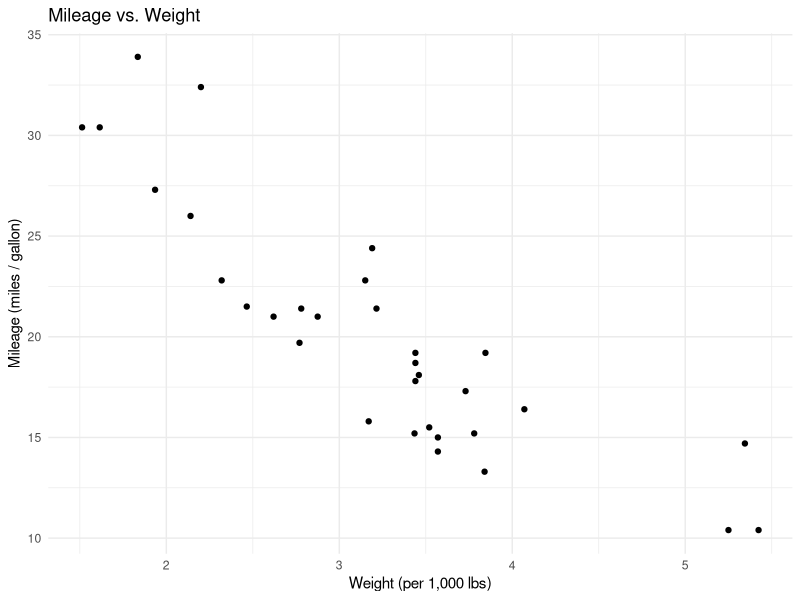
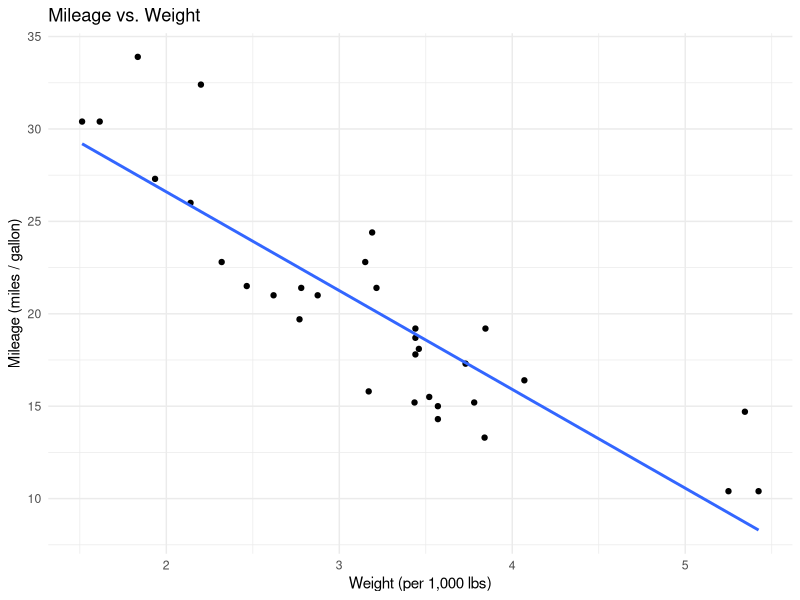
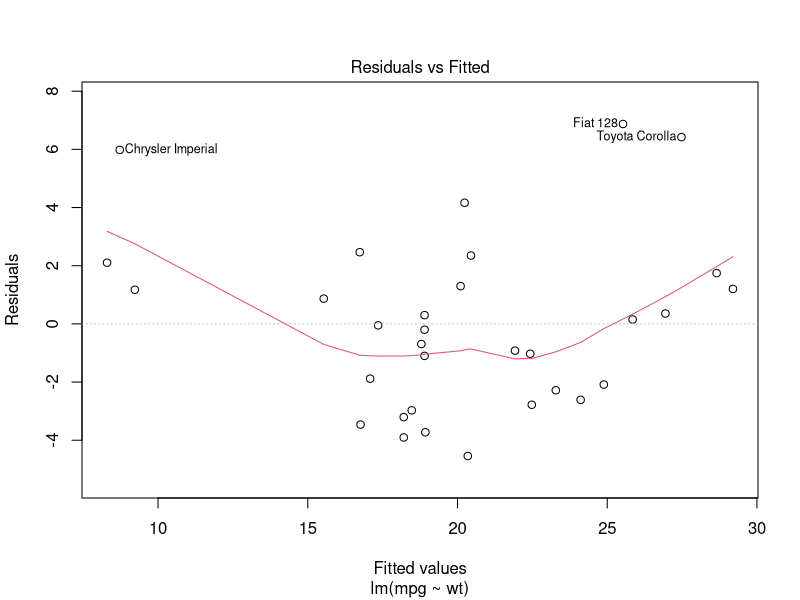
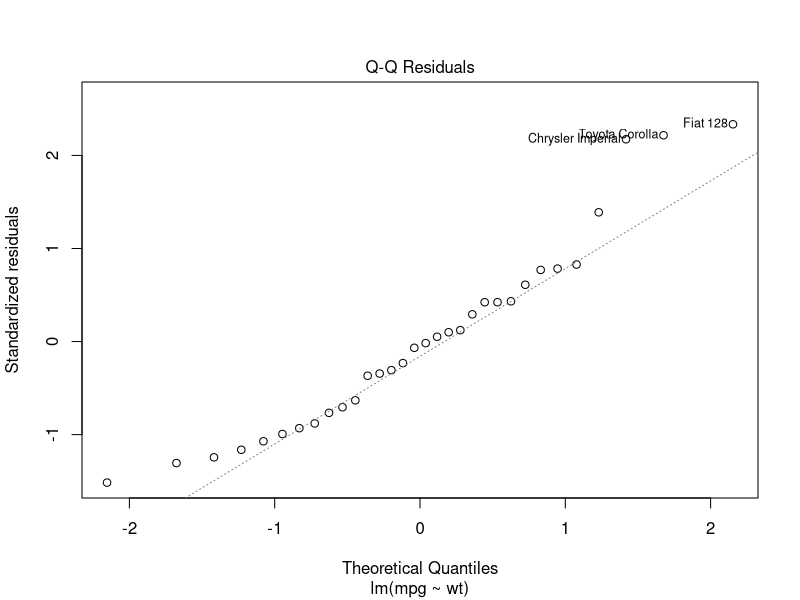
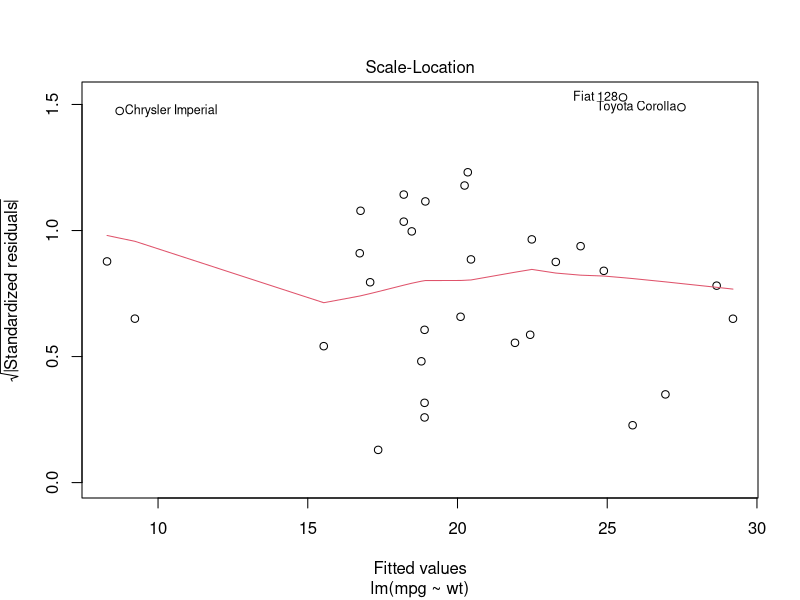
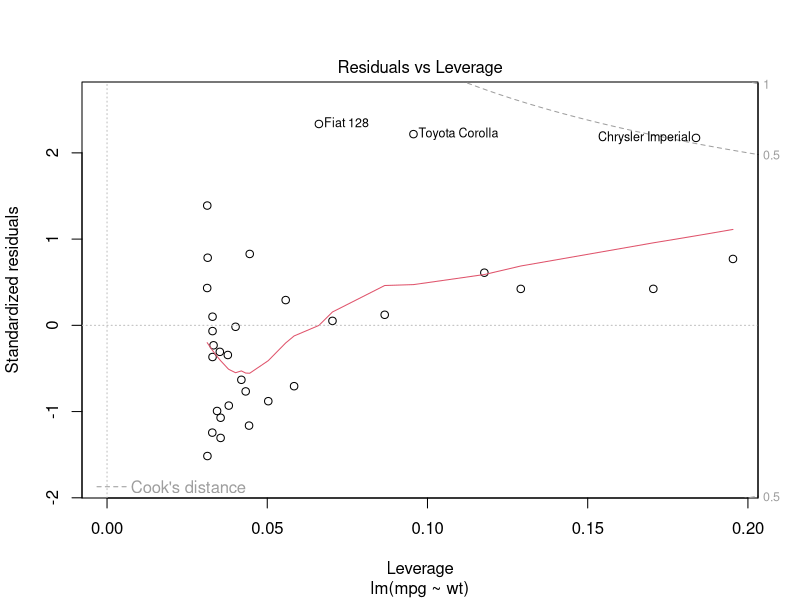
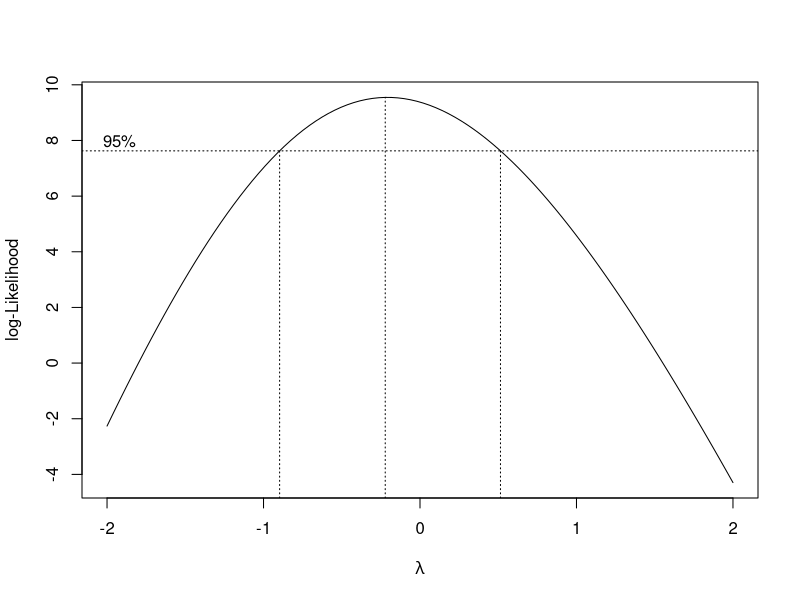
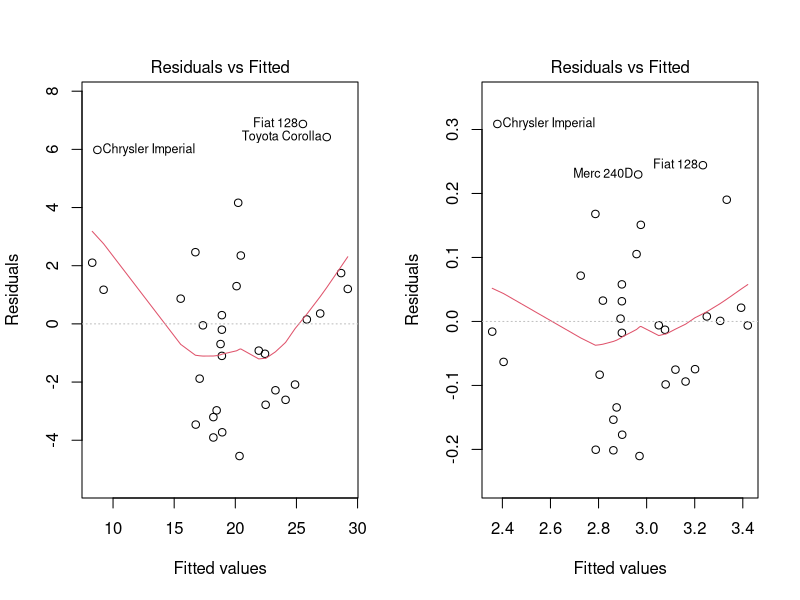

Generate these figures, in order, with R:
## ---- chunk 1
knitr::opts_chunk$set(echo = TRUE, message = FALSE, warning = FALSE)
library(MASS)   # comes with R; needed for several datasets and boxcox()
library(tidyverse) # To support analysis
## ---- chunk 2
# Load your dataset
data(mtcars)
## ---- chunk 3
# View(mtcars)        # spreadsheet view; run in the console, not when knitting
str(mtcars); head(mtcars); nrow(mtcars)
# get variables descriptives
summary(mtcars)
# scatterplot
mt_plot <- 
ggplot(data = mtcars, aes(x = wt, y = mpg))+
  geom_point()+
  theme_minimal()+
  labs(title = "Mileage vs. Weight",
       x = "Weight (per 1,000 lbs)",
       y = "Mileage (miles / gallon)")
mt_plot
## ---- chunk 4
# fit linear regression model
fitted_model <- lm(mpg ~ wt, data = mtcars)
summary(fitted_model)

# 95% confidence intervals for the slope
confint(fitted_model)["wt",]

# Slope and intercept
slope <- summary(fitted_model)$coefficients["wt", "Estimate"]
slope

# t-test for the slope
t_value <- summary(fitted_model)$coefficients["wt", "t value"]
t_value

# add the fitted line to your scatterplot
mt_plot <- mt_plot +
  geom_smooth(method = "lm", se = FALSE)
mt_plot
## ---- chunk 5
# Picking a meaningful x-value and making it a dataframe
median_wt <- median(mtcars$wt)
single_car <- data.frame(wt = median_wt)

# 95% Confidence Interval for median weight
predict(fitted_model, newdata = single_car, interval = "confidence")

# 95% Prediction Interval for median weight
predict(fitted_model, newdata = single_car, interval = "prediction")
## ---- chunk 6
a <- anova(fitted_model)
SSR <- a["wt", "Sum Sq"]
SSE <- a["Residuals", "Sum Sq"]
c(SST = sum((mtcars$mpg-mean(mtcars$mpg))^2),SSR_SSE = SSR+SSE)
c(F=a["wt","F value"], t2=coef(summary(fitted_model))["wt","t value"]^2)
## ---- chunk 7
# four diagnostic plots
par(mfrow=c(1,1))
plot(fitted_model)
par(mfrow=c(1,1))
cd <- cooks.distance(fitted_model)
sort(cd, decreasing=TRUE)[1:3]
fitted_model2 <- lm(mpg ~ wt, data=mtcars[-which.max(cd),])
summary(fitted_model2)$coef

## ---- chunk 8
# Step 1: Does the response need a transformation? Box-Cox (requires y > 0):
#   boxcox(fit)
#   Read lambda as: 1 -> no change, 0.5 -> sqrt(y), 0 -> log(y), -1 -> 1/y
#   If the CI contains 1, a transformation of y may not be needed.
#
# Step 2: Box-Cox only covers y. If the scatterplot or residual plot is curved,
#   also consider transforming x: log(x), sqrt(x), 1/x  (log needs x > 0)
#
# Step 3: Fit the transformed model. You can transform inside lm():
#   fit_t <- lm(log(y) ~ x, data = dat)
#   fit_t <- lm(y ~ log(x), data = dat)
#   fit_t <- lm(log(y) ~ log(x), data = dat)
#   fit_t <- lm(sqrt(y) ~ x, data = dat)
#   fit_t <- lm(I(1/y) ~ x, data = dat)    # wrap arithmetic like 1/y in I()
#
# Step 4: Compare residuals vs fitted for fit and fit_t, e.g.
#   plot(fitted(fit_t), resid(fit_t)); abline(h = 0)
#   R^2 is only comparable if y is NOT transformed; otherwise compare residual plots.
#
# Interpreting slopes after logs:
#   log(y) ~ x       : +1 in x multiplies y by about exp(b1)
#   log(y) ~ log(x)  : +1% in x changes y by about b1 %
#   y ~ log(x)       : doubling x changes y by b1 * log(2)

library(MASS)
boxcox(fitted_model)
fitlog <- lm(log(mpg) ~ wt, data=mtcars)
summary(fitlog)
par(mfrow=c(1,2))
plot(fitted_model, which=1)
plot(fitlog, which=1)
par(mfrow=c(1,1))
## ---- chunk 9
# Pairs bootstrap: resample ROWS of your data with replacement, refit, keep the slope.
set.seed(2026)
# First, we resample and refit to get our data set.
boot_slopes <- replicate(2000, {
  sample_idx <- sample(1:nrow(mtcars), size = nrow(mtcars), replace = TRUE)
  boot_df <- mtcars[sample_idx, ]
  boot_model <- lm(mpg ~ wt, data = boot_df)
  summary(boot_model)$coefficients["wt", "Estimate"]
})

# Bootstrap Confidence Interval
boot_ci <- quantile(boot_slopes, c(0.025, 0.975))
boot_ci

# t-based confidence interval from fitted_model
fitted_ci <- confint(fitted_model)["wt",]
fitted_ci

# Comparing confidence intervals
rbind(Bootstrap = unname(boot_ci), T_based = unname(fitted_ci))
